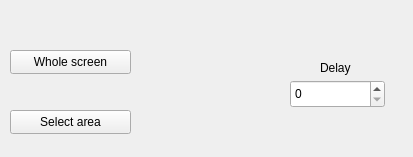
<?xml version="1.0" encoding="UTF-8"?>
<ui version="4.0">
 <class>ScreenshotUI</class>
 <widget class="QWidget" name="ScreenshotUI">
  <property name="geometry">
   <rect>
    <x>0</x>
    <y>0</y>
    <width>413</width>
    <height>157</height>
   </rect>
  </property>
  <property name="windowTitle">
   <string>ScreenshotUI</string>
  </property>
  <widget class="QPushButton" name="whole_screen">
   <property name="geometry">
    <rect>
     <x>10</x>
     <y>50</y>
     <width>121</width>
     <height>24</height>
    </rect>
   </property>
   <property name="text">
    <string>Whole screen</string>
   </property>
  </widget>
  <widget class="QPushButton" name="select_area">
   <property name="geometry">
    <rect>
     <x>10</x>
     <y>110</y>
     <width>121</width>
     <height>24</height>
    </rect>
   </property>
   <property name="text">
    <string>Select area</string>
   </property>
  </widget>
  <widget class="QSpinBox" name="delay">
   <property name="geometry">
    <rect>
     <x>290</x>
     <y>80</y>
     <width>95</width>
     <height>28</height>
    </rect>
   </property>
   <property name="maximum">
    <number>100</number>
   </property>
  </widget>
  <widget class="QLabel" name="label">
   <property name="geometry">
    <rect>
     <x>320</x>
     <y>60</y>
     <width>57</width>
     <height>16</height>
    </rect>
   </property>
   <property name="text">
    <string>Delay</string>
   </property>
  </widget>
 </widget>
 <resources/>
 <connections/>
</ui>
